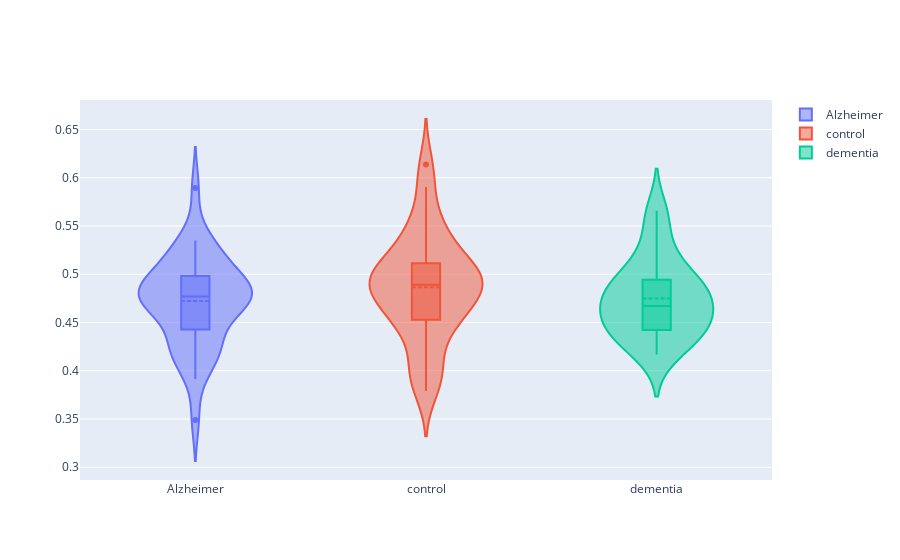

This figure's notebook cell:
### Code cell
fig = go.Figure()
fig.add_trace(go.Violin(
    y=gfs_mean_alz, 
    name='Alzheimer',
    box_visible=True, 
    meanline_visible=True,
))
fig.add_trace(go.Violin(
    y=gfs_mean_con,
    name='control',
    box_visible=True, 
    meanline_visible=True,
))
fig.add_trace(go.Violin(
    y=gfs_mean_dem, 
    name='dementia',
    box_visible=True, 
    meanline_visible=True,
))
fig.show()

### Figure 1 — Plotly figure (JSON) as saved in the notebook; plotly's stock layout.template omitted (floating-point values rounded to 4 significant figures)
{"data": [{"box": {"visible": true}, "meanline": {"visible": true}, "name": "Alzheimer", "type": "violin", "y": [0.4677, 0.4646, 0.4876, 0.4853, 0.489, 0.4725, 0.4115, 0.4172, 0.4845, 0.4337, 0.5036, 0.3915, 0.4222, 0.5894, 0.4707, 0.4786, 0.479, 0.4928, 0.5117, 0.452, 0.4756, 0.4298, 0.4266, 0.4529, 0.4773, 0.5163, 0.5139, 0.5351, 0.4808, 0.5079, 0.3489, 0.4099, 0.476, 0.5322, 0.4766, 0.5346]}, {"box": {"visible": true}, "meanline": {"visible": true}, "name": "control", "type": "violin", "y": [0.4401, 0.4891, 0.4533, 0.4508, 0.5904, 0.5058, 0.536, 0.4568, 0.3904, 0.404, 0.4913, 0.4767, 0.6138, 0.3791, 0.5576, 0.4992, 0.45, 0.4906, 0.4874, 0.4923, 0.5113, 0.4787, 0.5115, 0.5296, 0.4745, 0.4871, 0.5478, 0.4059, 0.5114]}, {"box": {"visible": true}, "meanline": {"visible": true}, "name": "dementia", "type": "violin", "y": [0.5571, 0.4407, 0.4471, 0.4921, 0.481, 0.4754, 0.4521, 0.4374, 0.5239, 0.495, 0.4852, 0.4611, 0.4168, 0.5219, 0.4204, 0.4671, 0.4358, 0.4376, 0.4949, 0.5658, 0.4894, 0.4616, 0.4632]}], "layout": {"autosize": true, "xaxis": {"autorange": true, "range": [-0.5, 2.5], "type": "category"}, "yaxis": {"autorange": true, "range": [0.2868, 0.6805], "type": "linear"}}}
